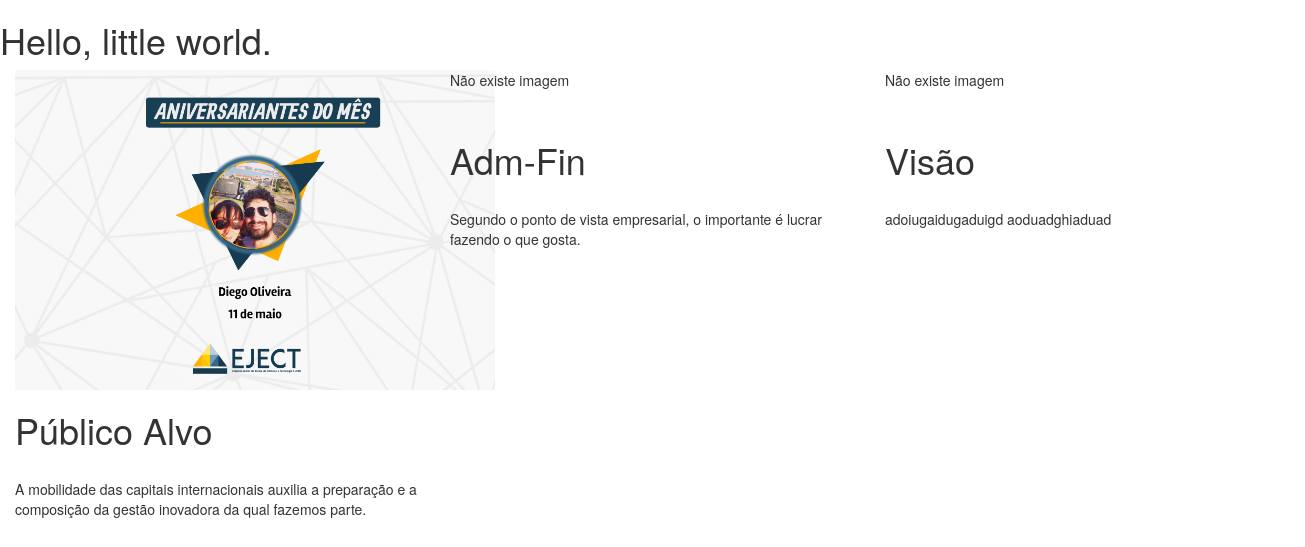
Before: / with the older database file.
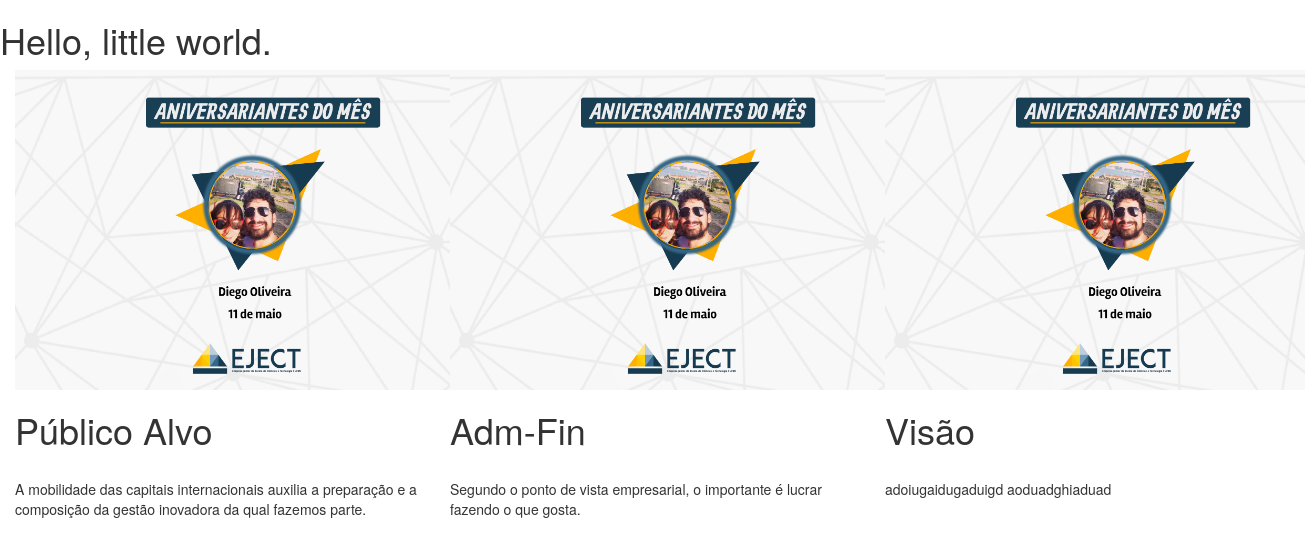
After: the same page with the newer database file.
### App/models.py (models this page shows, shortened)
class QuemSomos(models.Model):
    logo = models.ImageField('Logo', upload_to='produto/imagens', blank=True)
    titulo = models.CharField('Título', max_length=50)
    descricao = models.TextField('Descrição', blank=True, null=True)
    class Meta:
        verbose_name = "Quem somos"

### App/views.py (the view)
# urls.py: path('', views.index, name='index'),
def index (request):
    quemsomos = QuemSomos.objects.all()
    context = {
        'quemsomos':quemsomos
    }
    return render(request, "index.html", context)

### App/templates/index.html (shortened to what this page needs)
<!DOCTYPE>
<html>
    <head>
            <link rel="stylesheet" href="https://maxcdn.bootstrapcdn.com/bootstrap/3.3.7/css/bootstrap.min.css"
>
            <link rel="stylesheet" href="https://maxcdn.bootstrapcdn.com/bootstrap/3.3.7/css/bootstrap-theme.min.css"
>
    </head>
    <body>
        <h1>Hello, little world.</h1>
        {% for i in quemsomos %}
        <div class="col-sm-4 col-md-4 col-lg-4 pull-left">
            {% if i.logo %}
            <img src="{{ i.logo.url }}" width="480px" height="320px">
            {% else %}
            <p>Não existe imagem</p>
            {% endif %}
            <br>
            <h1>{{ i.titulo }}</h1>
            <br>
            <p>{{ i.descricao }}</p>
        </div>
        {% endfor %}
    </body>
</html>

Changed rows visible on the page:
changed QuemSomos "Adm-Fin": logo: picture added; no longer shows "Não existe imagem"
changed QuemSomos "Visão": logo: picture added; no longer shows "Não existe imagem"
